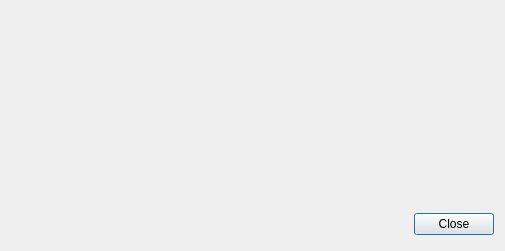
<?xml version="1.0" encoding="UTF-8"?>
<ui version="4.0">
 <class>KstViewMatricesDialog</class>
 <widget class="QDialog" name="KstViewMatricesDialog">
  <property name="geometry">
   <rect>
    <x>0</x>
    <y>0</y>
    <width>505</width>
    <height>251</height>
   </rect>
  </property>
  <property name="windowTitle">
   <string>View Matrix Values</string>
  </property>
  <layout class="QGridLayout">
   <item row="0" column="0">
    <layout class="QVBoxLayout">
     <item>
      <widget class="MatrixSelector" name="matrixSelector" native="true"/>
     </item>
     <item>
      <layout class="QHBoxLayout">
       <item>
        <spacer name="spacer4">
         <property name="orientation">
          <enum>Qt::Horizontal</enum>
         </property>
         <property name="sizeType">
          <enum>QSizePolicy::Expanding</enum>
         </property>
         <property name="sizeHint" stdset="0">
          <size>
           <width>391</width>
           <height>31</height>
          </size>
         </property>
        </spacer>
       </item>
       <item>
        <widget class="QPushButton" name="Cancel">
         <property name="sizePolicy">
          <sizepolicy hsizetype="Fixed" vsizetype="Fixed">
           <horstretch>0</horstretch>
           <verstretch>0</verstretch>
          </sizepolicy>
         </property>
         <property name="text">
          <string>Close</string>
         </property>
        </widget>
       </item>
      </layout>
     </item>
    </layout>
   </item>
  </layout>
 </widget>
 <layoutdefault spacing="6" margin="11"/>
 <pixmapfunction>qPixmapFromMimeSource</pixmapfunction>
 <customwidgets>
  <customwidget>
   <class>MatrixSelector</class>
   <extends>QWidget</extends>
   <header>matrixselector.h</header>
  </customwidget>
 </customwidgets>
 <resources/>
 <connections/>
</ui>
